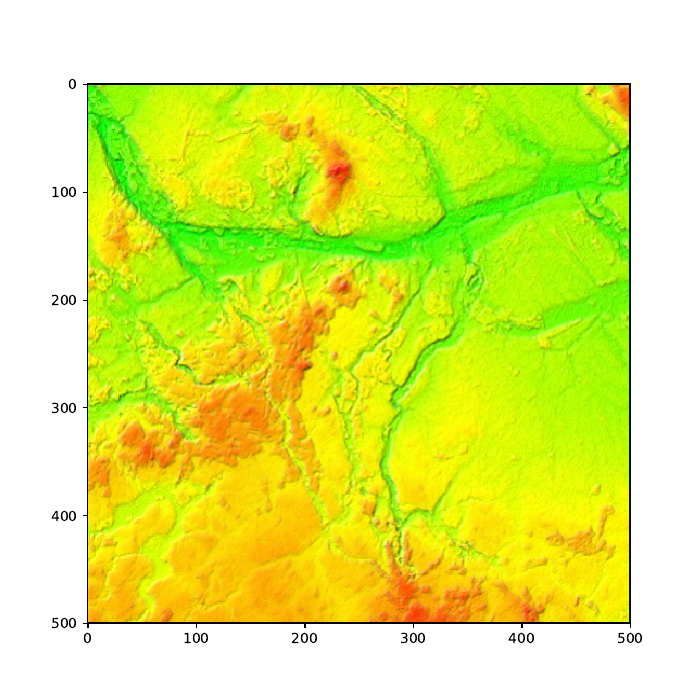

Python code for this plot:
import matplotlib.pyplot as plt
import numpy as np
import colorsys as clr
from matplotlib import rc
import matplotlib
matplotlib.use('Agg')  

def load_data(path):
    first = []
    rest = []
    with open(path, 'r') as file:
        first.extend([int(x) for x in file.readline().split()])
        for line in file:
            rest.append([float(x) for x in line.split()])
    return first, rest 


def generate_map(sub, size, data):
    img = np.zeros((size[0], size[1], 3))

    #normalize data values
    max = np.amax(data)
    min = np.amin(data)
    diff = max-min
    data -= min
    data /= diff

    for i in range(len(data)):
        for j in range(len(data[i])):    
            # v = data[i][j]
            img[i,j] = gradient(data[i, j], data[i, j-1], data[i-1,j])
    
    sub.imshow(img, aspect='auto')


def gradient(p, dl, dt):
    h = 1/3 - p/3
    s = 1
    v = 1

    diff = (p-dl)*4
    if diff > 0:
        s-=diff
    else:
        v+=diff

    diff = (p-dt)*4
    if diff > 0:
        s-=diff
    else:
        v+=diff

    return clr.hsv_to_rgb(h, s, v)


def main():
    size, data = load_data("big.dem")
    fig = plt.figure(figsize=(7, 7))
    generate_map(fig.add_subplot(111), size, data)
    fig.savefig('map.pdf')
    plt.show()
    plt.close()


if __name__ == '__main__':
    main()
